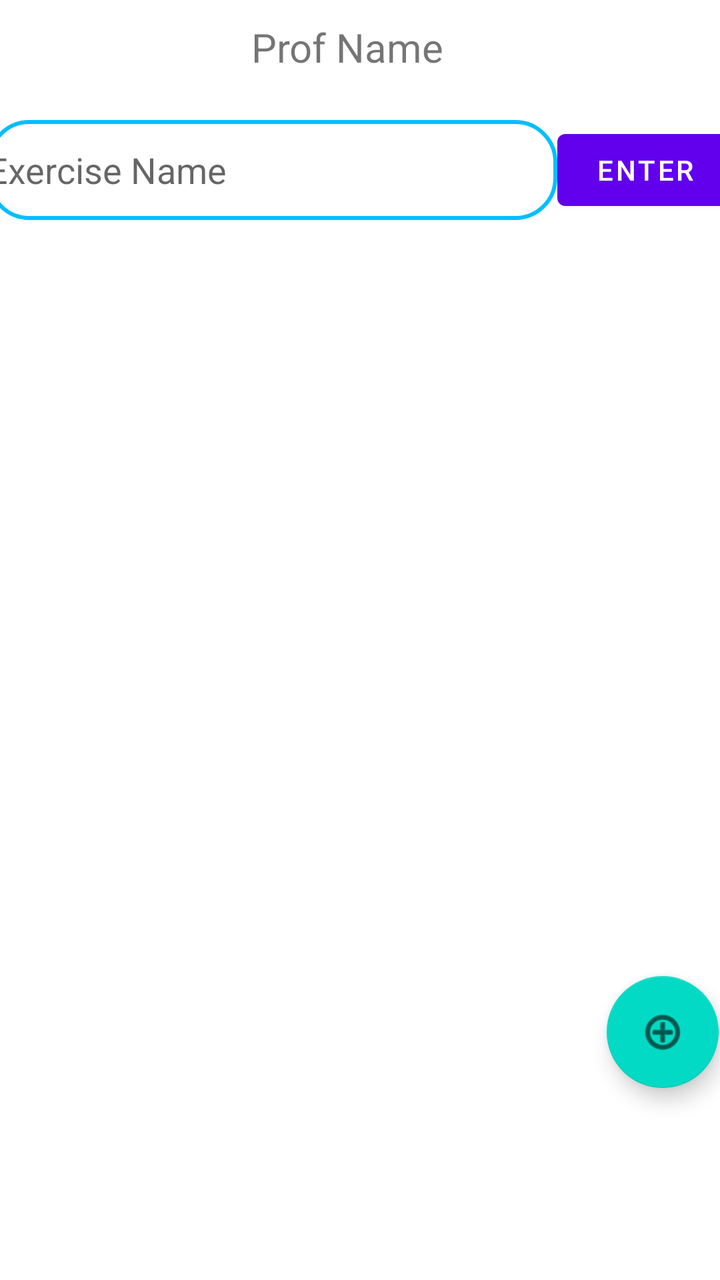
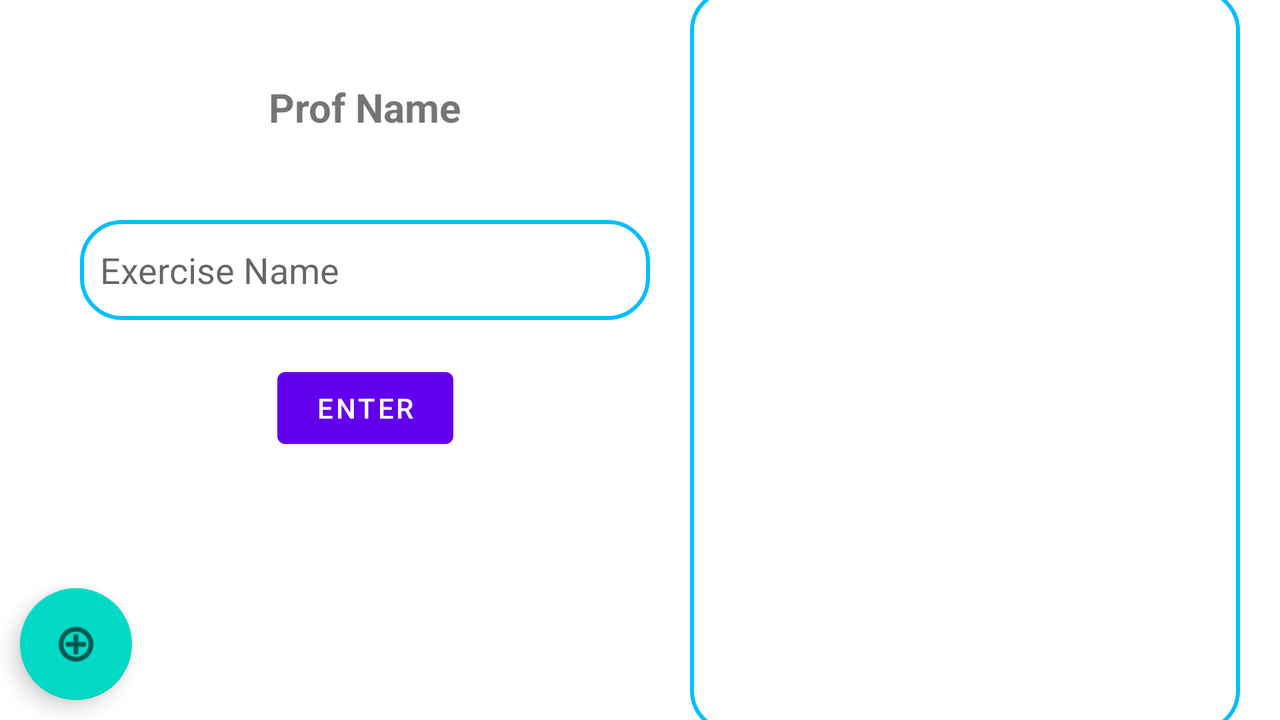

The same Android screen from two of the app's own layout files: first res/layout/ as a phone draws it, then the repository's variant for another configuration, drawn on a device whose configuration selects that folder. Both files follow.
<!-- AndroidManifest.xml: application theme Theme.MPQueraApp -->
<!-- res/layout/activity_course_page_professor.xml -->
<?xml version="1.0" encoding="utf-8"?>
<androidx.constraintlayout.widget.ConstraintLayout xmlns:android="http://schemas.android.com/apk/res/android"
    xmlns:app="http://schemas.android.com/apk/res-auto"
    xmlns:tools="http://schemas.android.com/tools"
    android:layout_width="match_parent"
    android:layout_height="match_parent"
    tools:context=".view.coursePage.CoursePageActivity">

    <Button
        android:id="@+id/enterButtonCoursePage"
        android:layout_width="wrap_content"
        android:layout_height="wrap_content"
        android:text="Enter"
        app:layout_constraintEnd_toEndOf="parent"
        app:layout_constraintBottom_toBottomOf="@id/exerciseNameInput"
        app:layout_constraintTop_toTopOf="@id/exerciseNameInput"
        app:layout_constraintStart_toEndOf="@id/exerciseNameInput"
        tools:layout_editor_absoluteY="60dp" />

    <com.google.android.material.textfield.TextInputEditText
        android:id="@+id/exerciseNameInput"
        android:layout_width="285dp"
        android:layout_height="50dp"
        android:layout_marginTop="20dp"
        android:background="@drawable/edit_text_bg"
        android:hint="Exercise Name"
        android:minHeight="48dp"
        app:layout_constraintEnd_toStartOf="@id/enterButtonCoursePage"
        app:layout_constraintStart_toStartOf="parent"
        app:layout_constraintTop_toBottomOf="@id/profNameTextView">

    </com.google.android.material.textfield.TextInputEditText>

    <androidx.recyclerview.widget.RecyclerView
        android:id="@+id/exercisesRecyclerView"
        android:layout_width="252dp"
        android:layout_height="463dp"
        android:layout_marginTop="35dp"
        app:layout_constraintEnd_toEndOf="parent"
        app:layout_constraintHorizontal_bias="0.47"
        app:layout_constraintStart_toStartOf="parent"
        app:layout_constraintTop_toBottomOf="@+id/exerciseNameInput" />

    <TextView
        android:id="@+id/profNameTextView"
        android:layout_width="109dp"
        android:layout_height="30dp"
        android:layout_marginTop="10dp"
        android:text="Prof Name"
        android:textSize="20sp"
        app:layout_constraintEnd_toEndOf="parent"
        app:layout_constraintStart_toStartOf="parent"
        app:layout_constraintTop_toTopOf="parent" />

    
    
    
    
    
    
    
    

    <com.google.android.material.floatingactionbutton.FloatingActionButton
        android:id="@+id/addHomeworkButtonProf"
        android:layout_width="56dp"
        android:layout_height="56dp"
        android:clickable="true"
        android:focusable="true"
        app:layout_constraintBottom_toBottomOf="parent"
        app:layout_constraintEnd_toEndOf="parent"
        app:layout_constraintHorizontal_bias="0.428"
        app:layout_constraintStart_toEndOf="@id/exercisesRecyclerView"
        app:layout_constraintTop_toBottomOf="@id/enterButtonCoursePage"
        app:layout_constraintVertical_bias="0.798"
        app:srcCompat="@android:drawable/ic_menu_add"
        tools:ignore="SpeakableTextPresentCheck" />

</androidx.constraintlayout.widget.ConstraintLayout>
<!-- resources referenced by this layout -->
<resources>
  <!-- drawable edit_text_bg (drawable) -->
  <?xml version="1.0" encoding="utf-8"?>
  <shape xmlns:android="http://schemas.android.com/apk/res/android">
  
      <corners android:radius="20dp"/>
      <corners android:bottomRightRadius="20dp"/>
      <corners android:bottomLeftRadius="20dp"/>
      <stroke android:width="2dp"
          android:color="@color/queraBlue"/>
  </shape>
  <style name="Theme.MPQueraApp" parent="Theme.MaterialComponents.DayNight.NoActionBar">
          
          <item name="colorPrimary">@color/purple_500</item>
          <item name="colorPrimaryVariant">@color/purple_700</item>
          <item name="colorOnPrimary">@color/white</item>
          
          <item name="colorSecondary">@color/teal_200</item>
          <item name="colorSecondaryVariant">@color/teal_700</item>
          <item name="colorOnSecondary">@color/black</item>
          
          <item name="android:statusBarColor" tools:targetApi="l">?attr/colorPrimaryVariant</item>
          
      </style>
  <color name="queraBlue">#00bfff</color>
  <color name="purple_500">#FF6200EE</color>
  <color name="purple_700">#FF3700B3</color>
  <color name="white">#FFFFFFFF</color>
  <color name="teal_200">#FF03DAC5</color>
  <color name="teal_700">#FF018786</color>
  <color name="black">#FF000000</color>
</resources>
<!-- res/layout-land/activity_course_page_professor.xml (the repository's variant of the layout above) -->
<!-- drawn on the phone turned sideways -->
<?xml version="1.0" encoding="utf-8"?>
<androidx.constraintlayout.widget.ConstraintLayout xmlns:android="http://schemas.android.com/apk/res/android"
    xmlns:app="http://schemas.android.com/apk/res-auto"
    xmlns:tools="http://schemas.android.com/tools"
    android:layout_width="match_parent"
    android:layout_height="match_parent"
    tools:context=".view.coursePage.CoursePageActivity">

    <Button
        android:id="@+id/enterButtonCoursePage"
        android:layout_width="wrap_content"
        android:layout_height="wrap_content"
        android:layout_marginTop="20dp"
        android:text="Enter"
        app:layout_constraintEnd_toEndOf="@+id/exerciseNameInput"
        app:layout_constraintStart_toStartOf="@+id/exerciseNameInput"
        app:layout_constraintTop_toBottomOf="@+id/exerciseNameInput" />

    <com.google.android.material.textfield.TextInputEditText
        android:id="@+id/exerciseNameInput"
        android:layout_width="285dp"
        android:layout_height="50dp"
        android:layout_marginStart="40dp"
        android:layout_marginTop="40dp"
        android:background="@drawable/edit_text_bg"
        android:hint="Exercise Name"
        android:lines="1"
        android:minHeight="48dp"
        android:paddingStart="10dp"
        android:paddingEnd="10dp"
        app:layout_constraintStart_toStartOf="parent"
        app:layout_constraintTop_toBottomOf="@+id/profNameTextView">

    </com.google.android.material.textfield.TextInputEditText>

    <androidx.recyclerview.widget.RecyclerView
        android:id="@+id/exercisesRecyclerView"
        android:layout_width="0dp"
        android:layout_height="372dp"
        android:layout_marginStart="20dp"
        android:layout_marginEnd="20dp"
        android:background="@drawable/edit_text_bg"
        android:paddingStart="10dp"
        android:paddingTop="10dp"
        android:paddingEnd="10dp"
        android:paddingBottom="10dp"
        app:layout_constraintBottom_toBottomOf="parent"
        app:layout_constraintEnd_toEndOf="parent"
        app:layout_constraintStart_toEndOf="@+id/exerciseNameInput"
        app:layout_constraintTop_toTopOf="parent" />

    <TextView
        android:id="@+id/profNameTextView"
        android:layout_width="109dp"
        android:layout_height="30dp"
        android:layout_marginTop="40dp"
        android:text="Prof Name"
        android:textAlignment="center"
        android:textSize="20sp"
        android:textStyle="bold"
        app:layout_constraintEnd_toEndOf="@+id/exerciseNameInput"
        app:layout_constraintStart_toStartOf="@+id/exerciseNameInput"
        app:layout_constraintTop_toTopOf="parent" />

    
    
    
    
    
    
    
    

    <com.google.android.material.floatingactionbutton.FloatingActionButton
        android:id="@+id/addHomeworkButtonProf"
        android:layout_width="56dp"
        android:layout_height="56dp"
        android:layout_marginStart="10dp"
        android:layout_marginBottom="10dp"
        android:clickable="true"
        android:focusable="true"
        app:layout_constraintBottom_toBottomOf="parent"
        app:layout_constraintStart_toStartOf="parent"
        app:srcCompat="@android:drawable/ic_menu_add"
        tools:ignore="SpeakableTextPresentCheck" />

</androidx.constraintlayout.widget.ConstraintLayout>
